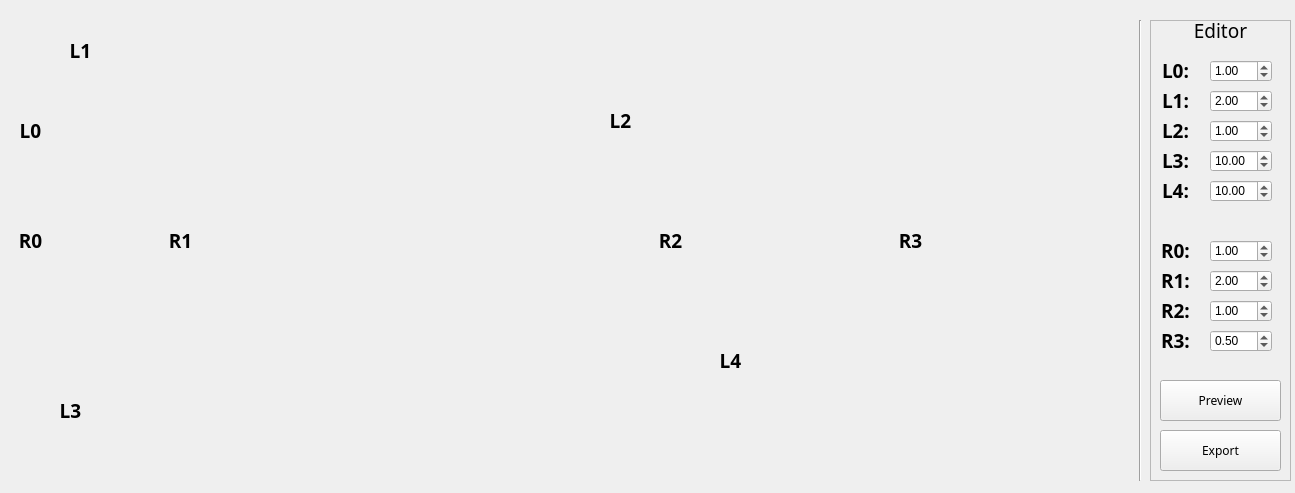
<?xml version="1.0" encoding="UTF-8"?>
<ui version="4.0">
 <class>MainWindow</class>
 <widget class="QMainWindow" name="MainWindow">
  <property name="geometry">
   <rect>
    <x>0</x>
    <y>0</y>
    <width>1295</width>
    <height>493</height>
   </rect>
  </property>
  <property name="minimumSize">
   <size>
    <width>1295</width>
    <height>493</height>
   </size>
  </property>
  <property name="maximumSize">
   <size>
    <width>1295</width>
    <height>493</height>
   </size>
  </property>
  <property name="windowTitle">
   <string>MainWindow</string>
  </property>
  <widget class="QWidget" name="centralwidget">
   <widget class="QLabel" name="picture">
    <property name="geometry">
     <rect>
      <x>10</x>
      <y>10</y>
      <width>1121</width>
      <height>471</height>
     </rect>
    </property>
    <property name="text">
     <string/>
    </property>
    <property name="pixmap">
     <pixmap>SupportNew.png</pixmap>
    </property>
    <property name="scaledContents">
     <bool>true</bool>
    </property>
    <property name="alignment">
     <set>Qt::AlignCenter</set>
    </property>
   </widget>
   <widget class="QLabel" name="length_1">
    <property name="geometry">
     <rect>
      <x>60</x>
      <y>40</y>
      <width>41</width>
      <height>21</height>
     </rect>
    </property>
    <property name="font">
     <font>
      <family>Cascadia Code</family>
      <pointsize>14</pointsize>
      <weight>75</weight>
      <bold>true</bold>
     </font>
    </property>
    <property name="text">
     <string>L1</string>
    </property>
    <property name="alignment">
     <set>Qt::AlignCenter</set>
    </property>
   </widget>
   <widget class="QLabel" name="length_2">
    <property name="geometry">
     <rect>
      <x>600</x>
      <y>110</y>
      <width>41</width>
      <height>21</height>
     </rect>
    </property>
    <property name="font">
     <font>
      <family>Cascadia Code</family>
      <pointsize>14</pointsize>
      <weight>75</weight>
      <bold>true</bold>
     </font>
    </property>
    <property name="text">
     <string>L2</string>
    </property>
    <property name="alignment">
     <set>Qt::AlignCenter</set>
    </property>
   </widget>
   <widget class="QLabel" name="length_3">
    <property name="geometry">
     <rect>
      <x>50</x>
      <y>400</y>
      <width>41</width>
      <height>21</height>
     </rect>
    </property>
    <property name="font">
     <font>
      <family>Cascadia Code</family>
      <pointsize>14</pointsize>
      <weight>75</weight>
      <bold>true</bold>
     </font>
    </property>
    <property name="text">
     <string>L3</string>
    </property>
    <property name="alignment">
     <set>Qt::AlignCenter</set>
    </property>
   </widget>
   <widget class="QLabel" name="length_4">
    <property name="geometry">
     <rect>
      <x>710</x>
      <y>350</y>
      <width>41</width>
      <height>21</height>
     </rect>
    </property>
    <property name="font">
     <font>
      <family>Cascadia Code</family>
      <pointsize>14</pointsize>
      <weight>75</weight>
      <bold>true</bold>
     </font>
    </property>
    <property name="text">
     <string>L4</string>
    </property>
    <property name="alignment">
     <set>Qt::AlignCenter</set>
    </property>
   </widget>
   <widget class="QLabel" name="radius_1">
    <property name="geometry">
     <rect>
      <x>160</x>
      <y>230</y>
      <width>41</width>
      <height>21</height>
     </rect>
    </property>
    <property name="font">
     <font>
      <family>Cascadia Code</family>
      <pointsize>14</pointsize>
      <weight>75</weight>
      <bold>true</bold>
     </font>
    </property>
    <property name="text">
     <string>R1</string>
    </property>
    <property name="alignment">
     <set>Qt::AlignCenter</set>
    </property>
   </widget>
   <widget class="QLabel" name="radius_2">
    <property name="geometry">
     <rect>
      <x>650</x>
      <y>230</y>
      <width>41</width>
      <height>21</height>
     </rect>
    </property>
    <property name="font">
     <font>
      <family>Cascadia Code</family>
      <pointsize>14</pointsize>
      <weight>75</weight>
      <bold>true</bold>
     </font>
    </property>
    <property name="text">
     <string>R2</string>
    </property>
    <property name="alignment">
     <set>Qt::AlignCenter</set>
    </property>
   </widget>
   <widget class="QLabel" name="radius_3">
    <property name="geometry">
     <rect>
      <x>890</x>
      <y>230</y>
      <width>41</width>
      <height>21</height>
     </rect>
    </property>
    <property name="font">
     <font>
      <family>Cascadia Code</family>
      <pointsize>14</pointsize>
      <weight>75</weight>
      <bold>true</bold>
     </font>
    </property>
    <property name="text">
     <string>R3</string>
    </property>
    <property name="alignment">
     <set>Qt::AlignCenter</set>
    </property>
   </widget>
   <widget class="QFrame" name="frame">
    <property name="geometry">
     <rect>
      <x>1150</x>
      <y>20</y>
      <width>141</width>
      <height>461</height>
     </rect>
    </property>
    <property name="frameShape">
     <enum>QFrame::StyledPanel</enum>
    </property>
    <property name="frameShadow">
     <enum>QFrame::Raised</enum>
    </property>
    <widget class="QLabel" name="len_1">
     <property name="geometry">
      <rect>
       <x>0</x>
       <y>70</y>
       <width>51</width>
       <height>21</height>
      </rect>
     </property>
     <property name="font">
      <font>
       <family>Cascadia Code</family>
       <pointsize>14</pointsize>
       <weight>75</weight>
       <bold>true</bold>
      </font>
     </property>
     <property name="text">
      <string>L1:</string>
     </property>
     <property name="alignment">
      <set>Qt::AlignCenter</set>
     </property>
    </widget>
    <widget class="QLabel" name="len_2">
     <property name="geometry">
      <rect>
       <x>0</x>
       <y>100</y>
       <width>51</width>
       <height>21</height>
      </rect>
     </property>
     <property name="font">
      <font>
       <family>Cascadia Code</family>
       <pointsize>14</pointsize>
       <weight>75</weight>
       <bold>true</bold>
      </font>
     </property>
     <property name="text">
      <string>L2:</string>
     </property>
     <property name="alignment">
      <set>Qt::AlignCenter</set>
     </property>
    </widget>
    <widget class="QLabel" name="len_3">
     <property name="geometry">
      <rect>
       <x>0</x>
       <y>130</y>
       <width>51</width>
       <height>21</height>
      </rect>
     </property>
     <property name="font">
      <font>
       <family>Cascadia Code</family>
       <pointsize>14</pointsize>
       <weight>75</weight>
       <bold>true</bold>
      </font>
     </property>
     <property name="text">
      <string>L3:</string>
     </property>
     <property name="alignment">
      <set>Qt::AlignCenter</set>
     </property>
    </widget>
    <widget class="QLabel" name="len_4">
     <property name="geometry">
      <rect>
       <x>0</x>
       <y>160</y>
       <width>51</width>
       <height>21</height>
      </rect>
     </property>
     <property name="font">
      <font>
       <family>Cascadia Code</family>
       <pointsize>14</pointsize>
       <weight>75</weight>
       <bold>true</bold>
      </font>
     </property>
     <property name="text">
      <string>L4:</string>
     </property>
     <property name="alignment">
      <set>Qt::AlignCenter</set>
     </property>
    </widget>
    <widget class="QLabel" name="rad_1">
     <property name="geometry">
      <rect>
       <x>0</x>
       <y>250</y>
       <width>51</width>
       <height>21</height>
      </rect>
     </property>
     <property name="font">
      <font>
       <family>Cascadia Code</family>
       <pointsize>14</pointsize>
       <weight>75</weight>
       <bold>true</bold>
      </font>
     </property>
     <property name="text">
      <string>R1:</string>
     </property>
     <property name="alignment">
      <set>Qt::AlignCenter</set>
     </property>
    </widget>
    <widget class="QLabel" name="rad_2">
     <property name="geometry">
      <rect>
       <x>0</x>
       <y>280</y>
       <width>51</width>
       <height>21</height>
      </rect>
     </property>
     <property name="font">
      <font>
       <family>Cascadia Code</family>
       <pointsize>14</pointsize>
       <weight>75</weight>
       <bold>true</bold>
      </font>
     </property>
     <property name="text">
      <string>R2:</string>
     </property>
     <property name="alignment">
      <set>Qt::AlignCenter</set>
     </property>
    </widget>
    <widget class="QLabel" name="rad_3">
     <property name="geometry">
      <rect>
       <x>0</x>
       <y>310</y>
       <width>51</width>
       <height>21</height>
      </rect>
     </property>
     <property name="font">
      <font>
       <family>Cascadia Code</family>
       <pointsize>14</pointsize>
       <weight>75</weight>
       <bold>true</bold>
      </font>
     </property>
     <property name="text">
      <string>R3:</string>
     </property>
     <property name="alignment">
      <set>Qt::AlignCenter</set>
     </property>
    </widget>
    <widget class="QDoubleSpinBox" name="len_box_1">
     <property name="geometry">
      <rect>
       <x>60</x>
       <y>70</y>
       <width>62</width>
       <height>22</height>
      </rect>
     </property>
     <property name="value">
      <double>2.000000000000000</double>
     </property>
    </widget>
    <widget class="QDoubleSpinBox" name="len_box_2">
     <property name="geometry">
      <rect>
       <x>60</x>
       <y>100</y>
       <width>62</width>
       <height>22</height>
      </rect>
     </property>
     <property name="value">
      <double>1.000000000000000</double>
     </property>
    </widget>
    <widget class="QDoubleSpinBox" name="len_box_3">
     <property name="geometry">
      <rect>
       <x>60</x>
       <y>130</y>
       <width>62</width>
       <height>22</height>
      </rect>
     </property>
     <property name="value">
      <double>10.000000000000000</double>
     </property>
    </widget>
    <widget class="QDoubleSpinBox" name="len_box_4">
     <property name="geometry">
      <rect>
       <x>60</x>
       <y>160</y>
       <width>62</width>
       <height>22</height>
      </rect>
     </property>
     <property name="value">
      <double>10.000000000000000</double>
     </property>
    </widget>
    <widget class="QDoubleSpinBox" name="rad_box_1">
     <property name="geometry">
      <rect>
       <x>60</x>
       <y>250</y>
       <width>62</width>
       <height>22</height>
      </rect>
     </property>
     <property name="value">
      <double>2.000000000000000</double>
     </property>
    </widget>
    <widget class="QDoubleSpinBox" name="rad_box_2">
     <property name="geometry">
      <rect>
       <x>60</x>
       <y>280</y>
       <width>62</width>
       <height>22</height>
      </rect>
     </property>
     <property name="value">
      <double>1.000000000000000</double>
     </property>
    </widget>
    <widget class="QDoubleSpinBox" name="rad_box_3">
     <property name="geometry">
      <rect>
       <x>60</x>
       <y>310</y>
       <width>62</width>
       <height>22</height>
      </rect>
     </property>
     <property name="value">
      <double>0.500000000000000</double>
     </property>
    </widget>
    <widget class="QLabel" name="label">
     <property name="geometry">
      <rect>
       <x>30</x>
       <y>0</y>
       <width>81</width>
       <height>21</height>
      </rect>
     </property>
     <property name="font">
      <font>
       <family>Cascadia Code</family>
       <pointsize>14</pointsize>
       <weight>50</weight>
       <italic>false</italic>
       <bold>false</bold>
       <underline>false</underline>
       <strikeout>false</strikeout>
       <kerning>true</kerning>
      </font>
     </property>
     <property name="text">
      <string>Editor</string>
     </property>
     <property name="alignment">
      <set>Qt::AlignCenter</set>
     </property>
    </widget>
    <widget class="QPushButton" name="preview_button">
     <property name="geometry">
      <rect>
       <x>10</x>
       <y>360</y>
       <width>121</width>
       <height>41</height>
      </rect>
     </property>
     <property name="font">
      <font>
       <family>Cascadia Code</family>
      </font>
     </property>
     <property name="text">
      <string>Preview</string>
     </property>
    </widget>
    <widget class="QPushButton" name="export_button">
     <property name="geometry">
      <rect>
       <x>10</x>
       <y>410</y>
       <width>121</width>
       <height>41</height>
      </rect>
     </property>
     <property name="font">
      <font>
       <family>Cascadia Code</family>
      </font>
     </property>
     <property name="text">
      <string>Export</string>
     </property>
    </widget>
    <widget class="QDoubleSpinBox" name="len_box_0">
     <property name="geometry">
      <rect>
       <x>60</x>
       <y>40</y>
       <width>62</width>
       <height>22</height>
      </rect>
     </property>
     <property name="value">
      <double>1.000000000000000</double>
     </property>
    </widget>
    <widget class="QLabel" name="len_0">
     <property name="geometry">
      <rect>
       <x>0</x>
       <y>40</y>
       <width>51</width>
       <height>21</height>
      </rect>
     </property>
     <property name="font">
      <font>
       <family>Cascadia Code</family>
       <pointsize>14</pointsize>
       <weight>75</weight>
       <bold>true</bold>
      </font>
     </property>
     <property name="text">
      <string>L0:</string>
     </property>
     <property name="alignment">
      <set>Qt::AlignCenter</set>
     </property>
    </widget>
    <widget class="QLabel" name="rad_0">
     <property name="geometry">
      <rect>
       <x>0</x>
       <y>220</y>
       <width>51</width>
       <height>21</height>
      </rect>
     </property>
     <property name="font">
      <font>
       <family>Cascadia Code</family>
       <pointsize>14</pointsize>
       <weight>75</weight>
       <bold>true</bold>
      </font>
     </property>
     <property name="text">
      <string>R0:</string>
     </property>
     <property name="alignment">
      <set>Qt::AlignCenter</set>
     </property>
    </widget>
    <widget class="QDoubleSpinBox" name="rad_box_0">
     <property name="geometry">
      <rect>
       <x>60</x>
       <y>220</y>
       <width>62</width>
       <height>22</height>
      </rect>
     </property>
     <property name="value">
      <double>1.000000000000000</double>
     </property>
    </widget>
   </widget>
   <widget class="Line" name="line">
    <property name="geometry">
     <rect>
      <x>1130</x>
      <y>20</y>
      <width>20</width>
      <height>461</height>
     </rect>
    </property>
    <property name="orientation">
     <enum>Qt::Vertical</enum>
    </property>
   </widget>
   <widget class="QLabel" name="length_5">
    <property name="geometry">
     <rect>
      <x>10</x>
      <y>120</y>
      <width>41</width>
      <height>21</height>
     </rect>
    </property>
    <property name="font">
     <font>
      <family>Cascadia Code</family>
      <pointsize>14</pointsize>
      <weight>75</weight>
      <bold>true</bold>
     </font>
    </property>
    <property name="text">
     <string>L0</string>
    </property>
    <property name="alignment">
     <set>Qt::AlignCenter</set>
    </property>
   </widget>
   <widget class="QLabel" name="radius_4">
    <property name="geometry">
     <rect>
      <x>10</x>
      <y>230</y>
      <width>41</width>
      <height>21</height>
     </rect>
    </property>
    <property name="font">
     <font>
      <family>Cascadia Code</family>
      <pointsize>14</pointsize>
      <weight>75</weight>
      <bold>true</bold>
     </font>
    </property>
    <property name="text">
     <string>R0</string>
    </property>
    <property name="alignment">
     <set>Qt::AlignCenter</set>
    </property>
   </widget>
  </widget>
 </widget>
 <resources/>
 <connections/>
</ui>
